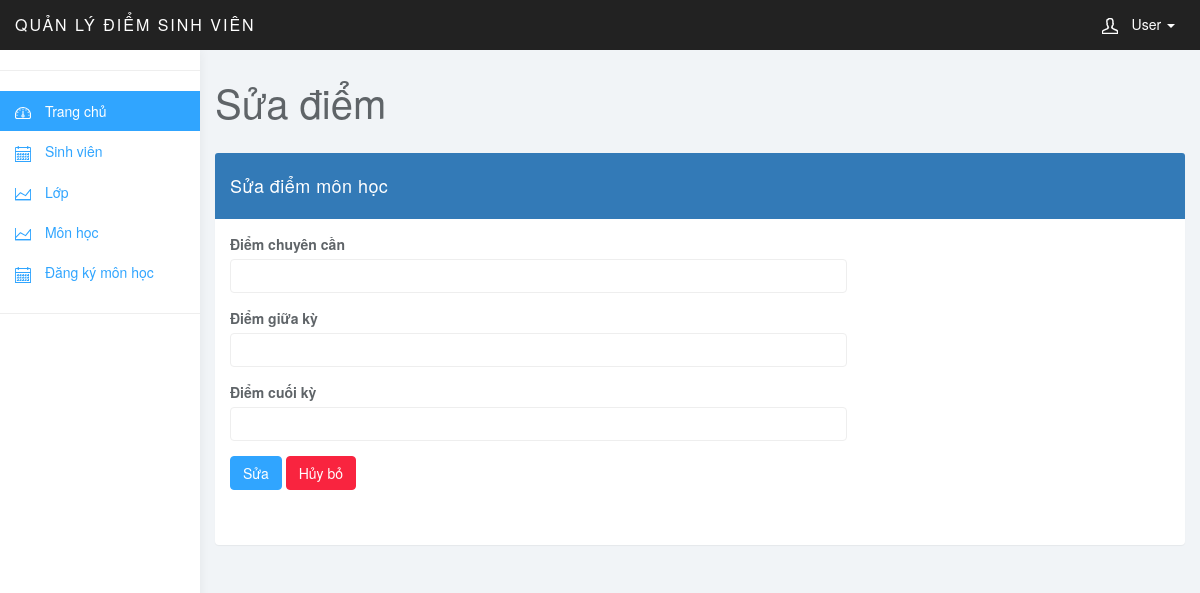
/qldsv/editdiem.php?idSV=N15DCAT003&idMH=INT1313, run on an earlier commit of the app's database.
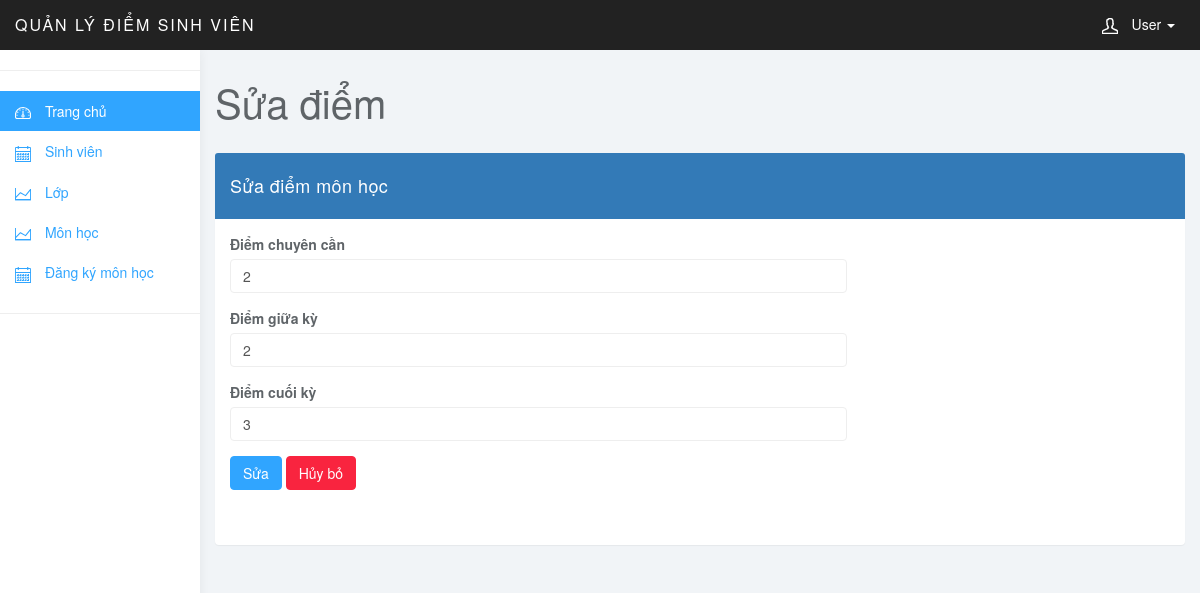
And on a later commit of the database.
### tables this page shows
CREATE TABLE `diem` (
  `SV` varchar(10) NOT NULL,
  `MH` varchar(10) NOT NULL,
  `chuyencan` float DEFAULT NULL,
  `giuaky` int(11) DEFAULT NULL,
  `cuoiky` int(11) DEFAULT NULL
);

### qldsv/class/goc.php (called while the page is built, shortened)
<?php
class goc {
    public $host = "localhost";
    public $user = "root";
    public $pass = "";
    public $dbname = "qldsv";
    function __construct()
    {
        $this->db = new mysqli($this->host, $this->user, $this->pass, $this->dbname);
    }
}
?>

### qldsv/class/quantri.php (called while the page is built, shortened)
<?php
require "goc.php";
class quantri extends goc {
    function Diem_ChiTiet($id_sv, $id_mh) {
        $sql = "SELECT * FROM diem WHERE SV='$id_sv' and MH='$id_mh'";
        $kq = $this->db->query($sql);
        return $kq;
    }
}
?>

### qldsv/editdiem.php (the view, shortened to what this page needs)
<?php
require_once "class/quantri.php";
$qt = new quantri();
$idSV = $_GET['idSV'];
$idMH = $_GET['idMH'];
$kq = $qt->Diem_ChiTiet($idSV, $idMH);
if($kq) $row = $kq->fetch_assoc();
?>
<!DOCTYPE html>
<html>
<head>
    <link href="css/bootstrap.min.css" rel="stylesheet">
    <link href="css/datepicker3.css" rel="stylesheet">
    <link href="css/styles.css" rel="stylesheet">
</head>
<body>
<?php include "menu.php"; ?>
<div class="col-sm-9 col-sm-offset-3 col-lg-10 col-lg-offset-2 main">
    <div class="row">
        <div class="col-lg-12">
            <h1 class="page-header">Sửa điểm</h1>
        </div>
    </div>
    <div class="row">
        <div class="col-xs-12 col-md-12 col-lg-12">
            <div class="panel panel-primary">
                <div class="panel-heading">Sửa điểm môn học</div>
                <div class="panel-body">
                    <form method="post" enctype="multipart/form-data">
                        <div class="row" style="margin-bottom:40px">
                            <div class="col-xs-8">
                                <div class="form-group" >
                                    <label>Điểm chuyên cần</label>
                                    <input required type="number" min="0" max="10" name="cc" class="form-control" value="<?=$row['chuyencan'] ?>">
                                </div>
                                <div class="form-group" >
                                    <label>Điểm giữa kỳ</label>
                                    <input required type="number" min="0" max="10" name="gk" class="form-control" value="<?=$row['giuaky'] ?>">
                                </div>
                                <div class="form-group" >
                                    <label>Điểm cuối kỳ</label>
                                    <input required type="number" min="0" max="10" name="ck" class="form-control" value="<?=$row['cuoiky'] ?>">
                                </div>
                                <input type="submit" name="submit" value="Sửa" class="btn btn-primary">
                                <a href="dssvdkmh.php" class="btn btn-danger">Hủy bỏ</a>
                            </div>
                        </div>
                    </form>
                </div>
            </div>
        </div>
    </div>
</div>
</body>
</html>

What changed in the data, as far as the page shows it:
added diem: cc "2", gk "2", ck "3"
